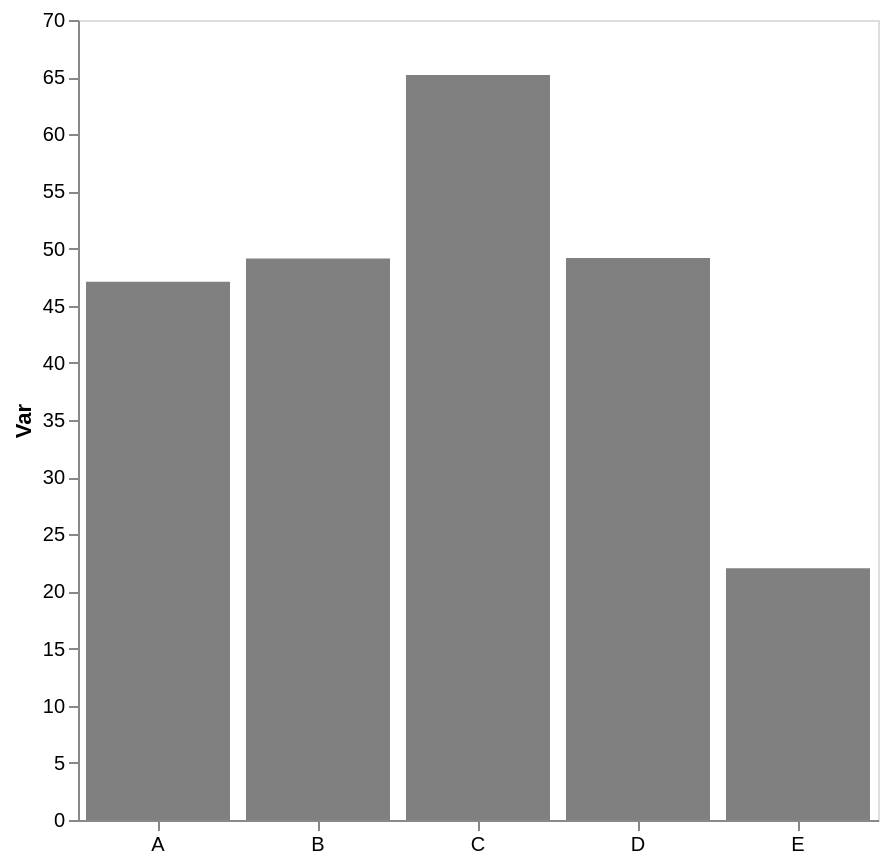

Here is the Vega-Lite specification saved for this chart:
### Vega-Lite specification from a JSON file in a GitHub repository (floating-point values rounded to 4 significant figures)
{"config": {"view": {"continuousWidth": 300, "continuousHeight": 300}, "axis": {"grid": false}, "bar": {"color": "gray"}}, "data": {"name": "data-004ca1e8c95435cb8f949c65131bfc81"}, "mark": {"type": "bar"}, "encoding": {"x": {"axis": {"labelAngle": 0, "title": null}, "field": "cat", "type": "nominal"}, "y": {"aggregate": "mean", "axis": {"title": "Var"}, "field": "var1", "type": "quantitative"}}, "height": 400, "width": 400, "$schema": "https://vega.github.io/schema/vega-lite/v5.17.0.json", "datasets": {"data-004ca1e8c95435cb8f949c65131bfc81": [{"cat": "B", "var1": 55.79, "var2": 50.97}, {"cat": "D", "var1": 40.4, "var2": 46.26}, {"cat": "D", "var1": 46.74, "var2": 57.73}, {"cat": "E", "var1": 24.79, "var2": 44.66}, {"cat": "D", "var1": 54.87, "var2": 36.89}, {"cat": "C", "var1": 65.18, "var2": 45.9}, {"cat": "D", "var1": 54.69, "var2": 60.79}, {"cat": "E", "var1": 19.25, "var2": 59.38}, {"cat": "B", "var1": 43.82, "var2": 36.07}, {"cat": "A", "var1": 62.15, "var2": 57.51}, {"cat": "A", "var1": 32.05, "var2": 46.3}, {"cat": "B", "var1": 47.79, "var2": 65.74}]}}
